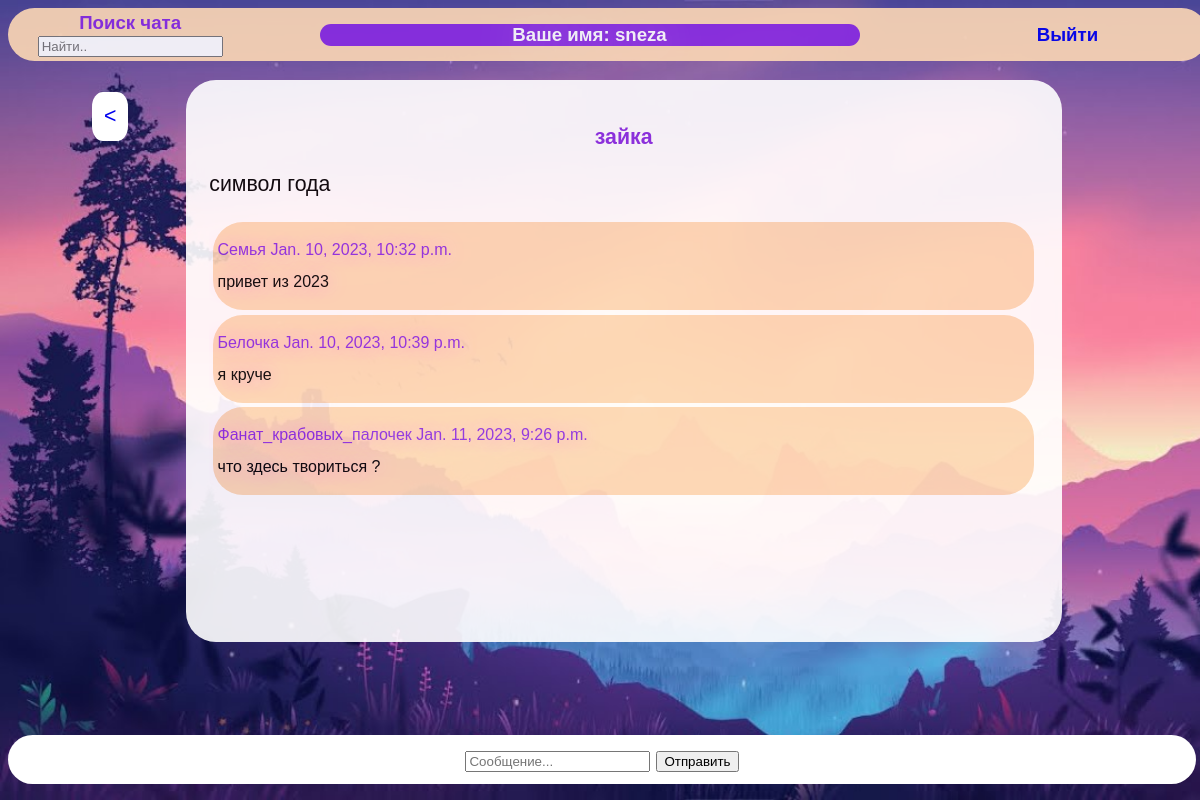
Screenshot of /chat/2/ (signed in) with the database file from the repository.
### chat/models.py (models this page shows, shortened)
class Chat(models.Model):
    author = models.ForeignKey(User, on_delete=models.SET_NULL, null=True, blank=True)
    name = models.CharField(max_length=200)
    text = models.TextField(null=True, blank=True)
    date = models.DateTimeField(auto_now=True)
    class Meta:
        ordering = ['-date']

class Message(models.Model):
    user = models.ForeignKey(User, on_delete=models.SET_NULL, null=True)
    chat = models.ForeignKey(Chat, on_delete=models.CASCADE, null=True)
    words = models.TextField(null=True)
    date = models.DateTimeField(auto_now=True)
    class Meta:
        ordering = ['-date']

### chat/views.py (the view, shortened to what this page needs)
# urls.py: path("chat/<str:Id>/", views.chat, name = 'chat'),
@login_required(login_url='log-in')
def chat(request, Id):
    chat =  Chat.objects.get(id=Id)
    messages = chat.message_set.all().order_by('date')
    context = {'chat' : chat,
               'message' : messages,}
    return render(request, 'chat/chat.html', context)

### chat/templates/chat/chat.html (shortened to what this page needs)
{% extends 'base.html' %}
{% load static %}
{% block content %}
  <a href="{% url 'index' %}" class="return"> < </a>
  <br>
  <div class="chat">
      <p class="name-chat"> {{chat.name}} </p>
      <p> {{chat.text}} </p>
      <div class="message-list">
          {% for message in message %}
           <div class="chat-elements">
              <p class="name-author-message">{{message.user}} {{message.date}} </p>
              <p>{{message.words}}</p>
          </div>
          {% endfor %}
      </div>
  </div>
  <div class="message">
      {% if request.user.is_authenticated %}
      <form method="POST" action="">
          <input type="text" name="words" placeholder="Сообщение...">
          <input type="submit" value="Отправить" />
      </form>
      {% endif %}
  </div>
{% endblock content %}

### chat/templates/base.html (shortened to what this page needs)
<!DOCTYPE html>
{% load static %}
<html lang="ru">
<head>
    <link rel="stylesheet" type="text/css" href="{% static 'chat.css' %}">
</head>
<body>
     {% if request.user.is_authenticated %}
     <table class="nav">
         <tr>
             <td class="find">
                 <form method="GET" action="{% url 'index' %}">
                     <label>Поиск чата</label>
                     <input type="text" name="find" placeholder="Найти..">
                 </form>
            </td>
             <td>
                 <p class="user-name"> Ваше имя: {{request.user}}</p>
             </td>
             <td>
                 <div class="exit">
                     <a href="{% url 'log-out' %}"> Выйти </a>
                 </div>
            </td>
        </tr>
    </table>
     {% endif %}
    {% block content %}
    {% endblock content%}
</body>
</html>

### static/chat.css (style rules this page uses)
body { background-image: url(image/fon-chat.jpg); background-repeat: no-repeat; background-attachment: fixed; background-size: cover; text-shadow: 5px 5px 50px white; font-size: 16pt; font-family:Century Gothic,Verdana, Geneva, Tahoma, sans-serif; transition: .5s ease-in-out; }
.menu,.chat,.create-form,.del-message,.delete-chat,.log-user,.reg-user { display:inline-block; align-items: center; justify-content: center; width:70%; margin-left:15%; margin-top: 4%; background-color:white; opacity: 0.9; filter: alpha(opacity = 90); padding:2%; border-radius: 30px; font-weight:500; }
.chat-elements { text-shadow: 1px 1px 20px violet; font-weight:500; border: 1px violet; border-radius: 30px; background-color:#FDD9B5; padding: 0.5%; margin: 0.5%; line-height: 1; font-size: 12pt; word-break:break-all; }
.name-author-message { font-size: 12pt; color:blueviolet; }
.exit { font-size: 14pt; margin: 1%; padding: 1%; }
.nav { position: fixed; background-color: #FDD9B5; border-radius: 30px; color: blueviolet; text-align:center; font-weight: 900; width: 100%; z-index:999; padding: 0.1%; margin: 0; opacity: 0.9; min-height:1.5%; font-size: 14pt; }
.return { margin-top: 7%; margin-left: 7%; display: inline-block; position: fixed; text-shadow: 5px 5px 50px #FDD9B5; border-radius: 30%; border-weight: 900; background-color: white; padding: 1%; }
.message { display: block; text-align:center; position: fixed; bottom:2%; background-color: white; border-radius: 30px; color: white; width: 97%; z-index:900; padding:1%; }
.name-chat { text-align:center; color: blueviolet; font-weight: 900; }
.message-list { height:400px; overflow:scroll; overflow-x:hidden; }
a:link, a:visited, a:active, a { text-decoration: none; transition-duration: 0.5s; text-shadow: 1px 1px 500px white; }
.find { width:20%; }
.user-name { background-color: blueviolet; color:white; border-radius:150px; margin: 0 10%; }

### rows the page displays
Chat: name "зайка", text "символ года"
Message: user "Семья", date "Jan. 10, 2023, 10:32 p.m.", words "привет из 2023"
Message: user "Белочка", date "Jan. 10, 2023, 10:39 p.m.", words "я круче"
Message: user "Фанат_крабовых_палочек", date "Jan. 11, 2023, 9:26 p.m.", words "что здесь твориться ?"

### other values shown
{{ request.user }} "sneza"
